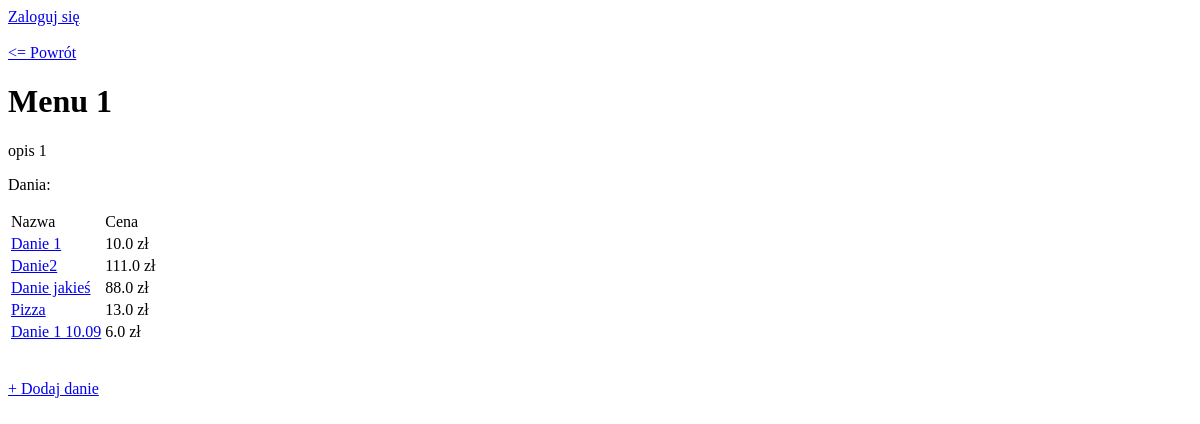
/menu_detail/11, run on an earlier commit of the app's database.
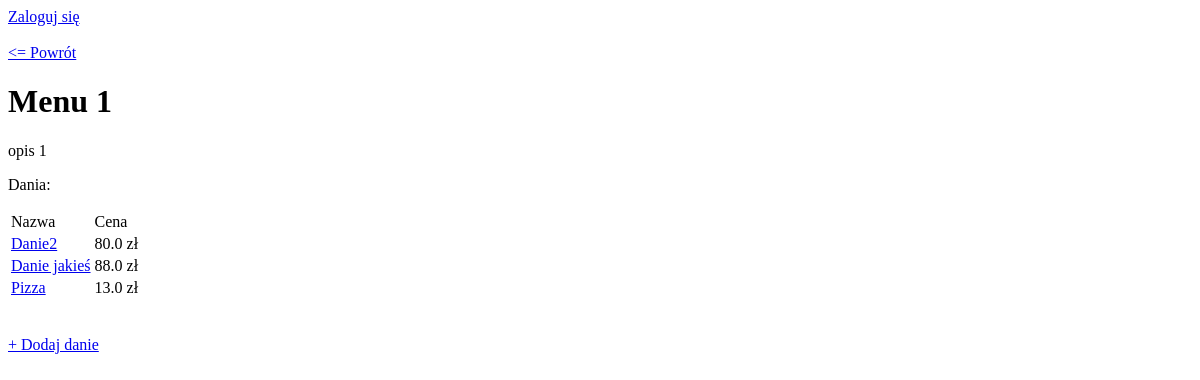
And on a later commit of the database.
### menu/models.py (models this page shows, shortened)
class Dish(models.Model):
    name = models.CharField(max_length=50, unique=True, verbose_name='Nazwa')
    description = models.TextField(max_length=1000, verbose_name='Opis')
    price = models.FloatField(verbose_name='Cena')
    preparation_time = models.IntegerField(verbose_name='Czas przygotowania')
    is_vege = models.BooleanField(verbose_name='Danie wegetariańskie')
    picture = models.ImageField(default = 'default.jpg',verbose_name='Zdjęcie dania')
    created = models.DateTimeField(editable=False)
    modified = models.DateTimeField(auto_now=True)

### menu/views.py (the view, shortened to what this page needs)
# urls.py: path(r'menu_detail/<int:pk>', views.MenuDetailView.as_view(), name='menu_detail'),
class MenuDetailView(DetailView):
    model = Menu
    template_name = 'menu_detail_view.html'

### templates/menu_detail_view.html (shortened to what this page needs)
{% extends 'base.html' %}
{% block body %}
    <a href="/"><= Powrót</a>
    <h1>
    {{ object.name }}
    </h1>
    <p>
    {{ object.description }}
    </p>
    <p>Dania:</p>
    <table style="border-width: 5px; border-color: black">
    <tr>
        <td>Nazwa</td>
        <td>Cena</td>
    </tr>
        {% for dish in menu.dishes.all %}
            <tr>
                <td><a href="/dish_detail/{{ dish.pk }}">{{ dish.name }}</a></td>
                <td>{{ dish.price }} zł</td>
            </tr>
        {% endfor %}
    </table>
    <br/><br/>
    <a href="/add_dish_to_menu/{{ object.pk }}">+ Dodaj danie</a>
{% endblock %}

What changed in the data, as far as the page shows it:
removed Dish: name "Danie 1", price "10.0"
no longer on this page (row unchanged): Dish: name "Danie 1 10.09", price "6.0"
changed Dish "Danie2": price "111.0" → "80.0"
